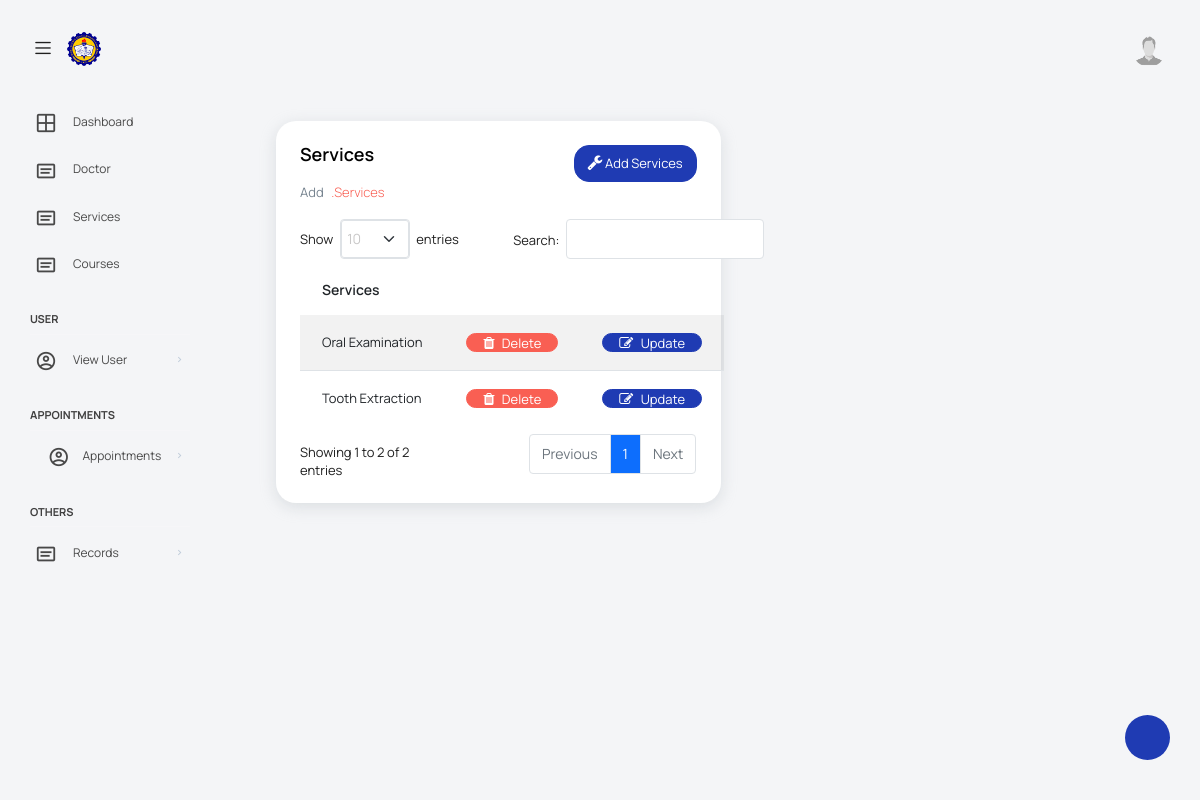
/views/Services.php, run on the app's committed database.
### tables this page shows
CREATE TABLE `services` (
  `Services_ID` int(255) NOT NULL,
  `Services_name` varchar(255) DEFAULT NULL
);

### config/database.php (called while the page is built, shortened)
<?php
$host = "localhost";
$username = "root";
$password = "";
$database = "capstone";
$conn = mysqli_connect($host, $username, $password, $database);
function findAll($table, $orderBy = null)
{
    global $conn;
    $orderByClause = ($orderBy !== null) ? "ORDER BY " . key($orderBy) . " " . current($orderBy) : "";
    $stmt = $conn->prepare("SELECT * FROM $table $orderByClause");
    $stmt->execute();
    $result = $stmt->get_result();
    return $result->fetch_all(MYSQLI_ASSOC);
}

### views/Services.php (the view, shortened to what this page needs)
<?php require_once('assistantHeader.php'); ?>
<div class="col-lg-6 grid-margin stretch-card">
    <div class="card">
        <div class="card-body">
            <div class="d-flex justify-content-between">
                <h4 class="card-title">Services</h4>
                <a data-bs-toggle="modal" data-bs-target="#services" class="btn btn-primary btn-sm"><i class="fa fa-wrench"></i> Add Services</a>
            </div>
            <p class="card-description">
                Add <code>.Services</code>
            </p>
            <div class="row mx-auto mt-3">
                <table class="table table-striped mx-auto" id="tables">
                    <thead>
                        <tr>
                            <th>Services</th>
                            <th></th>
                            <th></th>
                        </tr>
                    </thead>
                    <tbody>
                        <?php $services = findAll('services');
                        foreach ($services as $row) :
                        ?>
                            <tr>
                                <td><?= $row['Services_name'] ?></td>
                                <td><a href="../actions/manageServices.php?delete&services_id=<?= $row['Services_ID'] ?>" class="btn btn-sm btn-danger"><i class="fa fa-trash"></i> Delete</a></td>
                                <td><button class="btn btn-sm btn-primary" data-bs-toggle="modal" data-bs-target="#service<?= $row['Services_ID'] ?>"><i class="fa fa-edit"></i> Update</button></td>
                            </tr>
                        <?php endforeach; ?>
                    </tbody>
                </table>
            </div>
        </div>
    </div>
</div>
<?php require_once('footer.php'); ?>

### public/assets/css/datatable.css (style rules this page uses)
table.dataTable thead>tr>th.sorting,table.dataTable thead>tr>th.sorting_asc,table.dataTable thead>tr>th.sorting_desc,table.dataTable thead>tr>th.sorting_asc_disabled,table.dataTable thead>tr>th.sorting_desc_disabled,table.dataTable thead>tr>td.sorting,table.dataTable thead>tr>td.sorting_asc,table.dataTable thead>tr>td.sorting_desc,table.dataTable thead>tr>td.sorting_asc_disabled,table.dataTable thead>tr>td.sorting_desc_disabled { cursor:pointer;position:relative;padding-right:26px }
table.dataTable thead>tr>th.sorting:before,table.dataTable thead>tr>th.sorting:after,table.dataTable thead>tr>th.sorting_asc:before,table.dataTable thead>tr>th.sorting_asc:after,table.dataTable thead>tr>th.sorting_desc:before,table.dataTable thead>tr>th.sorting_desc:after,table.dataTable thead>tr>th.sorting_asc_disabled:before,table.dataTable thead>tr>th.sorting_asc_disabled:after,table.dataTable thead>tr>th.sorting_desc_disabled:before,table.dataTable thead>tr>th.sorting_desc_disabled:after,table.dataTable thead>tr>td.sorting:before,table.dataTable thead>tr>td.sorting:after,table.dataTable thead>tr>td.sorting_asc:before,table.dataTable thead>tr>td.sorting_asc:after,table.dataTable thead>tr>td.sorting_desc:before,table.dataTable thead>tr>td.sorting_desc:after,table.dataTable thead>tr>td.sorting_asc_disabled:before,table.dataTable thead>tr>td.sorting_asc_disabled:after,table.dataTable thead>tr>td.sorting_desc_disabled:before,table.dataTable thead>tr>td.sorting_desc_disabled:after { position:absolute;display:block;opacity:.125;right:10px;line-height:9px;font-size:.9em }
table.dataTable thead>tr>th.sorting:before,table.dataTable thead>tr>th.sorting_asc:before,table.dataTable thead>tr>th.sorting_desc:before,table.dataTable thead>tr>th.sorting_asc_disabled:before,table.dataTable thead>tr>th.sorting_desc_disabled:before,table.dataTable thead>tr>td.sorting:before,table.dataTable thead>tr>td.sorting_asc:before,table.dataTable thead>tr>td.sorting_desc:before,table.dataTable thead>tr>td.sorting_asc_disabled:before,table.dataTable thead>tr>td.sorting_desc_disabled:before { bottom:50%; content:"▴" }
table.dataTable thead>tr>th.sorting:after,table.dataTable thead>tr>th.sorting_asc:after,table.dataTable thead>tr>th.sorting_desc:after,table.dataTable thead>tr>th.sorting_asc_disabled:after,table.dataTable thead>tr>th.sorting_desc_disabled:after,table.dataTable thead>tr>td.sorting:after,table.dataTable thead>tr>td.sorting_asc:after,table.dataTable thead>tr>td.sorting_desc:after,table.dataTable thead>tr>td.sorting_asc_disabled:after,table.dataTable thead>tr>td.sorting_desc_disabled:after { top:50%;content:"▾" }
table.dataTable thead>tr>th.sorting_asc:before,table.dataTable thead>tr>th.sorting_desc:after,table.dataTable thead>tr>td.sorting_asc:before,table.dataTable thead>tr>td.sorting_desc:after { opacity:.6 }
table.dataTable thead th,table.dataTable thead td,table.dataTable tfoot th,table.dataTable tfoot td { text-align:left }
table.dataTable { clear:both;margin-top:6px !important;margin-bottom:6px !important;max-width:none !important;border-collapse:separate !important;border-spacing:0 }
table.dataTable td,table.dataTable th { -webkit-box-sizing:content-box;box-sizing:content-box }
table.dataTable.table-striped>tbody>tr:nth-of-type(2n+1)>* { box-shadow:none }
table.dataTable>tbody>tr { background-color:transparent }
table.dataTable.table-striped>tbody>tr.odd>* { box-shadow:inset 0 0 0 9999px rgba(0, 0, 0, 0.05) }

### data on the page
services: Services_name "Oral Examination"
services: Services_name "Tooth Extraction"
